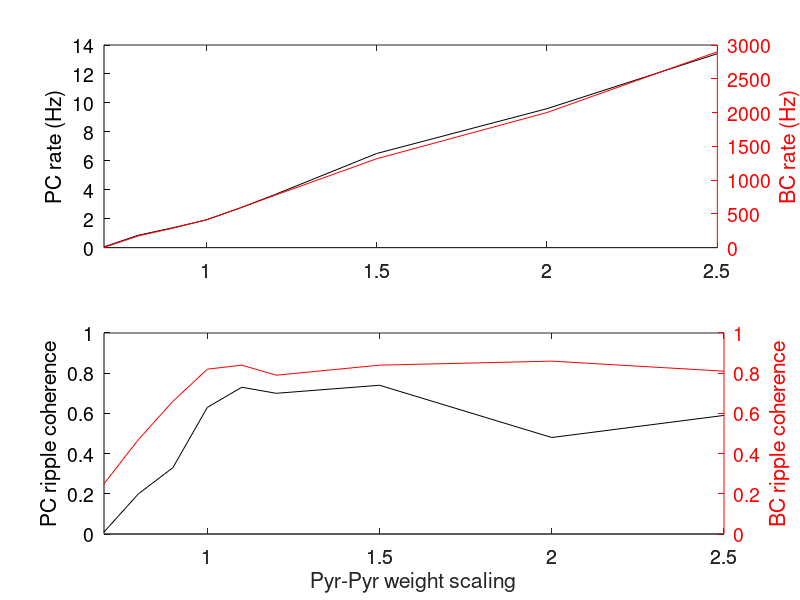

Write the MATLAB code that produced this figure.
clear all
close all

weight = [0.7 0.8 0.9 1.0 1.1 1.2 1.5 2.0 2.5];
re = [0.05 0.85 1.36 1.91 2.74 3.65 6.5 9.6 13.4];
ri = [1.9 172 285 411 589 772 1315 2000 2900];
ace = [0.01 0.20 0.33 0.63 0.73 0.70 0.74 0.48 0.59];
aci = [0.25 0.47 0.66 0.82 0.84 0.79 0.84 0.86 0.81];

figure(1)
subplot(2,1,1)
[ax1,h11,h12]=plotyy(weight,re,weight,ri);
set(gca,'FontSize',16)
set(get(ax1(1),'Ylabel'),'String','PC rate (Hz)','FontSize',14)
set(get(ax1(2),'Ylabel'),'String','BC rate (Hz)','FontSize',14)
set(ax1(1),'YColor','k','FontSize',14)
set(ax1(2),'YColor','r','FontSize',14)
set(h11,'Color','k')
set(h12,'Color','r')
subplot(2,1,2)
[ax2,h21,h22]=plotyy(weight,ace,weight,aci);
set(ax2,'YLim',[0 1],'YTick',0:0.2:1)
set(get(ax2(1),'Ylabel'),'String','PC ripple coherence','FontSize',14)
set(get(ax2(2),'Ylabel'),'String','BC ripple coherence','FontSize',14)
set(ax2(1),'YColor','k','FontSize',14)
set(ax2(2),'YColor','r','FontSize',14)
set(h21,'Color','k')
set(h22,'Color','r')
xlabel('Pyr-Pyr weight scaling')